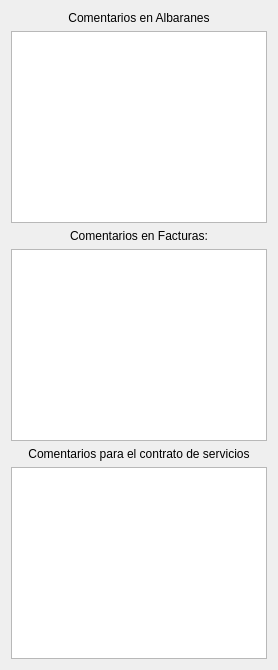
             <widget class="QWidget" name="tab_6">
              <attribute name="title">
               <string>Comentarios</string>
              </attribute>
              <layout class="QVBoxLayout" name="verticalLayout_5">
               <item>
                <widget class="QLabel" name="label_36">
                 <property name="text">
                  <string>Comentarios en Albaranes</string>
                 </property>
                 <property name="alignment">
                  <set>Qt::AlignmentFlag::AlignCenter</set>
                 </property>
                </widget>
               </item>
               <item>
                <widget class="QTextEdit" name="cometarios_albaran"/>
               </item>
               <item>
                <widget class="QLabel" name="label_35">
                 <property name="text">
                  <string>Comentarios en Facturas:</string>
                 </property>
                 <property name="alignment">
                  <set>Qt::AlignmentFlag::AlignCenter</set>
                 </property>
                </widget>
               </item>
               <item>
                <widget class="QTextEdit" name="comentarios_facturas"/>
               </item>
               <item>
                <widget class="QLabel" name="label_5">
                 <property name="text">
                  <string>Comentarios para el contrato de servicios</string>
                 </property>
                 <property name="alignment">
                  <set>Qt::AlignmentFlag::AlignCenter</set>
                 </property>
                </widget>
               </item>
               <item>
                <widget class="QTextEdit" name="comentarios_contrato_servicio"/>
               </item>
              </layout>
             </widget>
